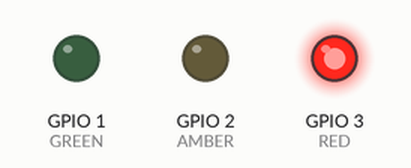
Simulated run of this sketch. Board: ESP32. Parts: output pins drawn as LEDs (lit = HIGH). What the sketch prints to the serial monitor is not drawn.

Above: at 0.7 s.
At 2.1 s:
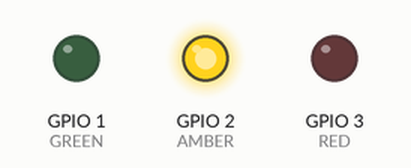
At 3.5 s:
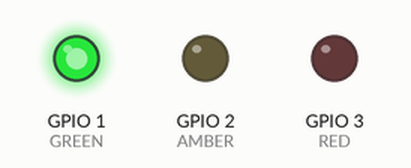
At 5.8 s:
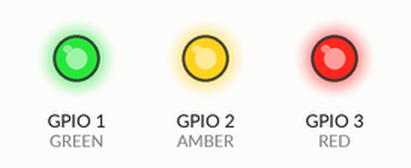
At 7.8 s:
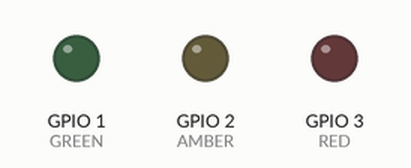
Timing chart, 0 to 10.6 s (numbered marks = the images above):
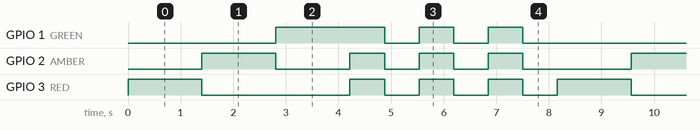

Measured:
- by itself, GPIO 1 (GREEN): repeats every 8.2 s: 2 × (LOW 0.66 s, HIGH 0.66 s), LOW 3.5 s, HIGH 2.1 s
- by itself, GPIO 2 (AMBER): repeats every 8.2 s: LOW 1.4 s, 2 × (HIGH 0.66 s, LOW 0.66 s), HIGH 0.66 s, LOW 2.1 s, HIGH 1.4 s
- by itself, GPIO 3 (RED): repeats every 8.2 s: LOW 2.8 s, 3 × (HIGH 0.66 s, LOW 0.66 s), HIGH 1.4 s

The sketch:

esp32c3_led_test.ino
```cpp
// Cable-only ESP32-C3 LED diagnostic. No Wi-Fi/Bluetooth/provider integration.
// Owner wiring: red GPIO3, amber GPIO2, green GPIO1; active-high outputs.
#include <Arduino.h>
#if !CONFIG_IDF_TARGET_ESP32C3
#error "Select the identified ESP32-C3 target, not an nRF or another ESP family."
#endif
constexpr uint8_t RED = 3, AMBER = 2, GREEN = 1;
void lights(bool red, bool amber, bool green, const char* phase) {
  digitalWrite(RED, red ? HIGH : LOW);
  digitalWrite(AMBER, amber ? HIGH : LOW);
  digitalWrite(GREEN, green ? HIGH : LOW);
  Serial.printf("{\"firmware\":\"clawdy-esp32c3-led-test-v1\",\"phase\":\"%s\",\"red_pin\":3,\"amber_pin\":2,\"green_pin\":1,\"GPIO3\":%s,\"GPIO2\":%s,\"GPIO1\":%s}\n",
                phase, digitalRead(RED) ? "true" : "false",
                digitalRead(AMBER) ? "true" : "false", digitalRead(GREEN) ? "true" : "false");
}
void setup() {
  for (uint8_t pin : {RED, AMBER, GREEN}) { digitalWrite(pin, LOW); pinMode(pin, OUTPUT); }
  Serial.begin(115200);
}
void loop() {
  lights(true, false, false, "red"); delay(1400);
  lights(false, true, false, "amber"); delay(1400);
  lights(false, false, true, "green"); delay(1400);
  for (int index = 0; index < 3; ++index) {
    lights(true, true, true, "all-on"); delay(650);
    lights(false, false, false, "all-off"); delay(650);
  }
}
```
